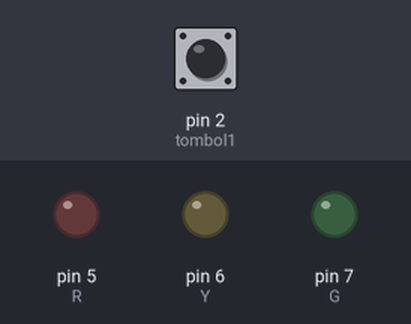
Recording of a sketch running on a simulated Arduino Uno, built with avr-gcc and run on an emulated ATmega328P. Shown: output pins drawn as LEDs (lit = HIGH). The inputs (shaded band) are chosen by the test bench; at power-on: pin 2 (tombol1) LOW.

Above: at 1.2 s.
1.3 s: pin 2 (tombol1) pulled HIGH for 0.15 s
At 1.37 s:
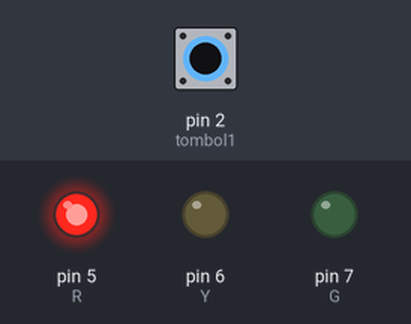
2.9 s: pin 2 (tombol1) pulled HIGH for 3.2 s
At 7.1 s:
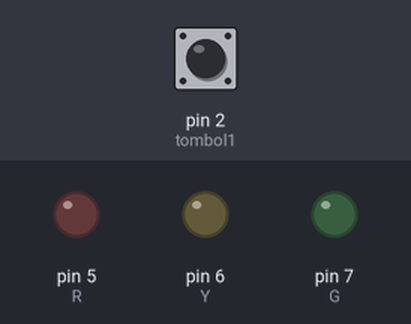
Timing chart, 0 to 8.6 s (numbered marks = the images above; inputs shaded):
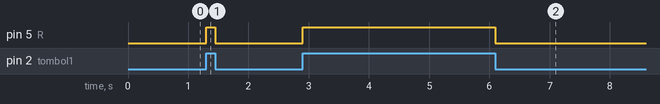

The sketch:

1.BUTTON_KUNCI.ino
```cpp
int tombol1 = 2;
int tombol2 = 3;
int tombol3 = 4;
int R = 5;
int Y = 6;
int G = 7;

void setup() {
  Serial.begin(9600);
  pinMode(tombol1,INPUT);
  pinMode(tombol2,INPUT);
  pinMode(tombol3,INPUT);
  pinMode(R,OUTPUT);
  pinMode(Y,OUTPUT);
  pinMode(G,OUTPUT);
}

void loop() {
  int bacaTombol1=digitalRead(tombol1);
  if(bacaTombol1 == 1){
    digitalWrite(R,HIGH);
  }
  else if(bacaTombol1 == 0){
    digitalWrite(R, LOW);
  }
}
```

Measured:
- after the input at 1.3 s, pin 5 (R): LOW → HIGH at once, → LOW 0.15 s later
- after the input at 2.9 s, pin 5 (R): LOW → HIGH at once, → LOW 3.2 s later
